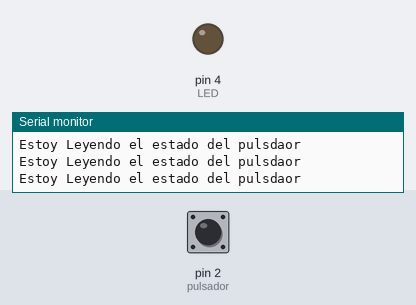
This sketch was run on a simulated Arduino Uno, built with avr-gcc and run on an emulated ATmega328P. Shown: output pins drawn as LEDs (lit = HIGH), the last lines printed to the serial monitor. The test bench sets the inputs (shaded band); at power-on: pin 2 (pulsador) LOW.

Above: at 1.8 s.
1.9 s: pin 2 (pulsador) pulled HIGH for 0.6 s
At 2.3 s:
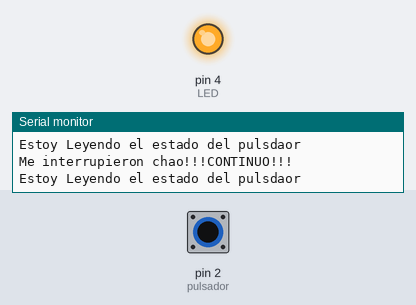
4.0 s: pin 2 (pulsador) pulled HIGH for 3.2 s
At 8.5 s:
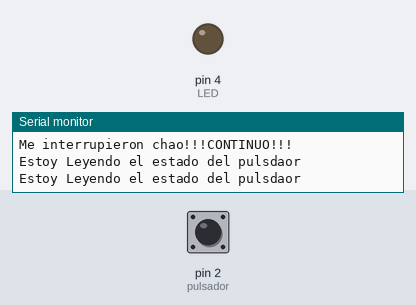
Timing chart, 0 to 10.0 s (numbered marks = the images above; inputs shaded):
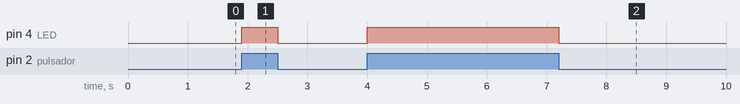

Measured:
- after the input at 1.9 s, pin 4 (LED): LOW → HIGH at once, → LOW 0.60 s later
- after the input at 4.0 s, pin 4 (LED): LOW → HIGH at once, → LOW 3.2 s later

The sketch:

interrupciones.ino
```cpp
/*FECHA: 22/04/2020
 *AUTOR: Elias Montenegro Ramos
 *DESCRIPCIÓN DEL PROGRAMA: Programa que describe el uso de una unterrupción
 *volatile int estado = LOW; Ejecuta la interrupción desde laRAM es mas rapido
 *attachInterrupt(digitalPinToInterrupt(pin), función, tipo de Cambio);
 */
int pulsador = 2; //Entrada de interrupciones 0
int LED = 4;
volatile int estado = LOW;// volatile se ejecuta en la RAM.

void setup()
   {
    Serial.begin(9600);
    pinMode(pulsador, INPUT);
    pinMode(LED, OUTPUT);
    attachInterrupt(digitalPinToInterrupt(pulsador), cambio_estado, CHANGE);
    // arriba - instrucción de la intrupción.
   }

void loop()
   {
    estado = digitalRead(pulsador);
    digitalWrite(LED, estado);
    Serial.println("Estoy Leyendo el estado del pulsdaor");
    for(int i=0; i<50; i++)
       {
        delay(10);
       }
 }
void cambio_estado()
   {
    Serial.println("Me interrupieron chao!!!CONTINUO!!!");
    estado = !estado;
    digitalWrite(LED, estado);
   }
  /*Nota: El pulsador lo fijamos con PullDown se puede fijar
   *con las resistencias internas del Arduino.
   *pinMode(pulsador,INPUT_PULLUP);
   */
```
